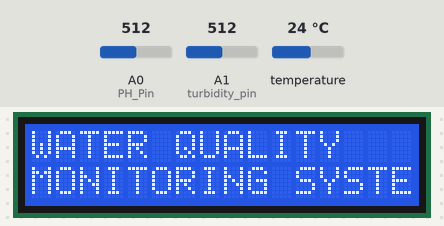
Bench run of a sketch on a simulated Arduino Uno, built with avr-gcc and run on an emulated ATmega328P. Parts: 16×2 character LCD. The inputs (shaded band) are chosen by the test bench; at power-on: A0 (PH_Pin) = 512, temperature 24 °C, A1 (turbidity_pin) = 512. The modem accepts every AT command (registered, SIM ready, sends succeed) and sends nothing else; what the sketch prints to the serial monitor is not drawn.

Above: at 6.4 s.
At 9.9 s:
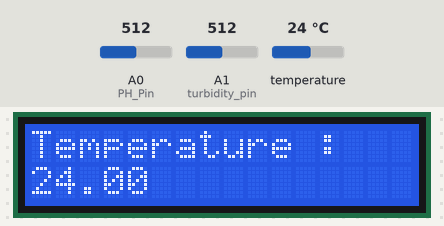
10.0 s: A0 (PH_Pin) set to 900
At 12.7 s:
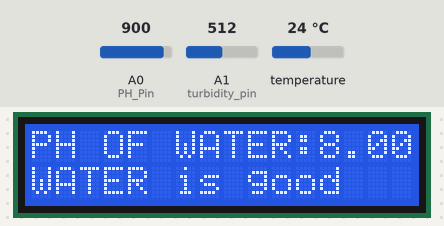
20.2 s: temperature set to 31.3 °C
At 24.0 s:
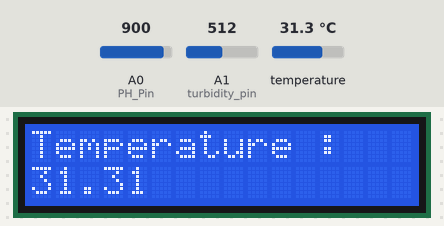
25.5 s: temperature set to 32.5 °C
At 40.0 s:
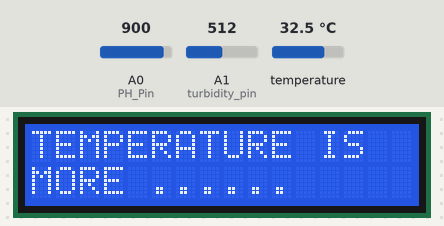
Timing chart, 0 to 41.5 s (numbered marks = the images above; inputs shaded):
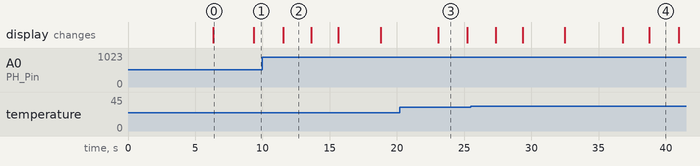

The sketch:

WATER_QUALITY_MONITORING_SYSTEM.ino
```cpp
/*********************************************************************************/
/*
 * Project "Water Quality Monitoring system"
 *
 */
/*********************************************************************************/

#include <OneWire.h>
#include <Wire.h>
#include <SoftwareSerial.h>
#include <LiquidCrystal.h>

const int rs = 8, en = 9, d4 = 10, d5 = 11, d6 = 12, d7 = 13;
LiquidCrystal lcd(rs, en, d4, d5, d6, d7);

SoftwareSerial mySerial(6,7);   // gsm(rx,tx)
SoftwareSerial esp(4,5);        //ESP8266

/**************************************************************************************************************/

boolean thingSpeakWrite(float value1, float value2, float value3 );

String ssid="Doremon";                                 // Wifi network SSID
String password ="ammupattar@29";                         // Wifi network password
String apikey="C6OUS3TKXD2I0D9I";


boolean DEBUG=true;
int count=0;

/**************************************************************************************************************/
OneWire  ds(2);  // temperature PIN 2
byte i;
byte present = 0;
byte type_s;
byte data[12];
byte addr[8];
float celsius, fahrenheit;

/*********************************************************************************/
                        // on pin 2 (a 4.7K resistor is necessary)
int PH_Pin = A0 ;       //(PIN P0) pH meter Analog output to Arduino Analog Input 0
float PH;

/******************************************************************************/

int turbidity_pin = A1 ;
float voltage,turbidity ;

/******************************************************************************/

int gTEMP, gPH, gTURBIDITY ;

/**************************************************************************************************************/

void showResponse(int waitTime)
{
    long t=millis();
    char c;
    while (t+waitTime>millis())
    {
      if (esp.available())
      {
        c = esp.read();
        if (DEBUG)
        {
          Serial.print(c);
        }
      }
    }
}

/****************************************************************************************************************/

void setup()
{
      lcd.begin(16, 2);
      Serial.begin(9600);
      mySerial.begin(9600);           // Setting the baud rate of GSM Module
      esp.begin(115200);
      pinMode(turbidity_pin,INPUT);
      delay(200);

       esp.println("AT+CWMODE=1");                                             // set esp8266 as client
       showResponse(1000);

       esp.println("AT+CWJAP=\""+ssid+"\",\""+password+"\"");                  // set your home router SSID and password
       showResponse(5000);
       Serial.println();
       if (DEBUG)
       {
          Serial.println("Setup completed");
       }

      Serial.println();
      Serial.println("WATER QUALITY MONITORING SYSTEM");
      Serial.println();
      Serial.println("**********************************************************************");
      lcd.clear();
      lcd.setCursor(0, 0);
      lcd.print("WATER QUALITY");
      lcd.setCursor(0, 1);
      lcd.print("MONITORING SYSTEM");
      delay(2000);
}

/**********************************************************************************************/

boolean thingSpeakWrite( float gTEMP, float gPH, float gTURBIDITY )
{
      String cmd = "AT+CIPSTART=\"TCP\",\"";
      cmd += "184.106.153.149";
      cmd += "\",80";

      esp.println(cmd);
      if (DEBUG)
      {
        //Serial.println(cmd);
      }
      if(esp.find("Error"))
      {
        if (DEBUG)
        {
          //Serial.println("AT+CIPSTART error");
        }
        return false;
      }

      String getStr = "GET /update?api_key=";             // prepare GET string
      getStr += apikey;

      getStr +="&field1=";
      getStr += String(gTEMP);
      getStr +="&field2=";
      getStr += String(gPH);
      getStr +="&field3=";
      getStr += String(gTURBIDITY);
      getStr += "\r\n\r\n";

      cmd = "AT+CIPSEND=";
      cmd += String(getStr.length());
      esp.println(cmd);
      if (DEBUG)  //Serial.println(cmd);

      delay(100);
      if(esp.find(">"))
      {
        esp.print(getStr);
        if (DEBUG)
        {
          //Serial.print(getStr);
        }
      }
      else
      {
        esp.println("AT+CIPCLOSE");
        if (DEBUG)
        {
          //Serial.println("AT+CIPCLOSE");
        }
        return false;
      }
      return true;
}

/**************************************************************************************************************************/

void loop()
{

      //******temperature****************************************************

       if ( !ds.search(addr))
      {
          ds.reset_search();
          delay(250);
          return;
      }

      for( i = 0; i < 8; i++)
      {
      }

      if (OneWire::crc8(addr, 7) != addr[7])
      {
          return;
      }

      switch (addr[0])
      {
          case 0x10:
            type_s = 1;
            break;
          case 0x28:
            type_s = 0;
            break;
          case 0x22:
            type_s = 0;
            break;
          default:
            return;
      }

      ds.reset();
      ds.select(addr);
      ds.write(0x44);                                                                                                     // start conversion, use ds.write(0x44,1) with parasite power on at the end

      delay(1000);                                                                                                        // maybe 750ms is enough, maybe not

      present = ds.reset();
      ds.select(addr);
      ds.write(0xBE);                                                                                                     // Read Scratchpad

      for ( i = 0; i < 9; i++)
      {                                                                                                                   // we need 9 bytes
        data[i] = ds.read();
      }

      int16_t raw = (data[1] << 8) | data[0];
      if (type_s)
      {
        raw = raw << 3;                                                                                                    // 9 bit resolution default
        if (data[7] == 0x10)
        {                                                                                                                // "count remain" gives full 12 bit resolution
          raw = (raw & 0xFFF0) + 12 - data[6];
        }
      }
      else
      {
        byte cfg = (data[4] & 0x60);
                                                                                            // at lower res, the low bits are undefined, so let's zero them
        if (cfg == 0x00) raw = raw & ~7;                                                    // 9 bit resolution, 93.75 ms
        else if (cfg == 0x20) raw = raw & ~3;                                               // 10 bit res, 187.5 ms
        else if (cfg == 0x40) raw = raw & ~1;                                               // 11 bit res, 375 ms                                                                                    //// default is 12 bit resolution, 750 ms conversion time
      }
      celsius = (float)raw / 16.0;
      fahrenheit = celsius * 1.8 + 32.0;
      gTEMP = celsius ;

      Serial.print("Temperature :");
      Serial.println(celsius);
      Serial.println();
      lcd.clear();
      lcd.setCursor(0, 0);
      lcd.print("Temperature :");
      lcd.setCursor(0, 1);
      lcd.print(celsius);
      delay(2000);

      if ( celsius > 32)
      {
        Serial.println("TEMPERATURE IS MORE ..........");
        Serial.println("");
        lcd.clear();
        lcd.setCursor(0, 0);
        lcd.print("TEMPERATURE IS");
        lcd.setCursor(0, 1);
        lcd.print("MORE ......");
        delay(2000);

      }

      //****PH*****************************************************

      int value_ph = analogRead(A0);                                                                //read LDR value from A0-ADC0
      delay(10);
      value_ph = analogRead(A0);
      float millivolts_ph = (value_ph /1023.0)*5000;                                             //calibrate the analog data in terms of milli volts for 10-bit ADC resolution and 3.3v operating voltage
      PH = millivolts_ph /550;
      delay(150);
      Serial.println(PH);

      if ( PH > 6.80 )
      {
          //PH = PH + 0.15 ;
          gPH = PH ;

          Serial.print("PH OF WATER :");
          Serial.println(PH);
          Serial.println("WATER is good");
          Serial.println();
          lcd.clear();
          lcd.setCursor(0, 0);
          lcd.print("PH OF WATER:");
          lcd.print(PH);
          lcd.setCursor(0, 1);
          lcd.print("WATER is good");
          delay(2000);
      }
      if ( PH <= 6.80 )
      {

          PH = PH + 2;
          gPH = PH ;

          Serial.print("PH OF WATER :");
          Serial.println(PH);
          Serial.println("WATER is not good");
          Serial.println();
          lcd.clear();
          lcd.setCursor(0, 0);
          lcd.print("PH OF WATER:");
          lcd.print(PH);
          lcd.setCursor(0, 1);
          lcd.print("WATER not good");
          delay(2000);
      }

      //******turbidity*******************************************************************

      voltage=0.004888*analogRead(turbidity_pin);                 //in V
      turbidity=-1120.4*voltage*voltage+5742.3*voltage-4352.9;    //in NTU
      gTURBIDITY = turbidity ;
      delay(100);

      Serial.println("Voltage="+String(voltage)+" V Turbidity="+String(turbidity)+" NTU");
      lcd.clear();
      lcd.setCursor(0, 0);
      lcd.print("Voltage=");
      lcd.print(voltage);
      lcd.setCursor(0, 1);
      lcd.print("Turbi = ");
      lcd.print(turbidity);
      delay(2000);

      if ( turbidity > 2000 )
      {
          Serial.println("WATER Quality is Good");
          lcd.clear();
          lcd.setCursor(0, 0);
          lcd.print("WATER Quality");
          lcd.setCursor(0, 1);
          lcd.print("is Good");
          delay(2000);
      }

      if ( turbidity < 2000 && turbidity > 1000 )
      {
          Serial.println("TURBIDITY IS NOT IN WATER");
          lcd.clear();
          lcd.setCursor(0, 0);
          lcd.print("TURBIDITY IS");
          lcd.setCursor(0, 1);
          lcd.print("NOT IN WATER");
          delay(2000);
      }
      if ( turbidity < 1000 )
      {
          Serial.println("WATER Quality is not good");
          lcd.clear();
          lcd.setCursor(0, 0);
          lcd.print("WATER Quality");
          lcd.setCursor(0, 1);
          lcd.print("is not Good");
          delay(2000);
      }

      //*****thingspeak***************************************************************

      thingSpeakWrite( gTEMP, gPH, gTURBIDITY );
      Serial.println("");
      Serial.println("DATA UPLOADED TO CLOUD");
      lcd.clear();
      lcd.setCursor(0, 0);
      lcd.print("DATA UPLOADED");
      lcd.setCursor(0, 1);
      lcd.print("TO CLOUD");
      Serial.println("");
      Serial.println("******************************************************");
      delay(3000);
}

/**************************************************************************************************************************/
```

Measured:
- the behaviour switches between 32 and 32.1 °C on temperature (found by bisection; images 3 and 4)
- after the input at 10.0 s, the display: changes after 1.5 s (image 2)
- what the display in image 0 shows lasts 3.1 s, from 6.3 s to 9.4 s
- what the display in image 2 shows lasts 2.1 s, from 11.5 s to 13.6 s
- what the display in image 3 shows lasts 2.1 s, from 23.1 s to 25.2 s
